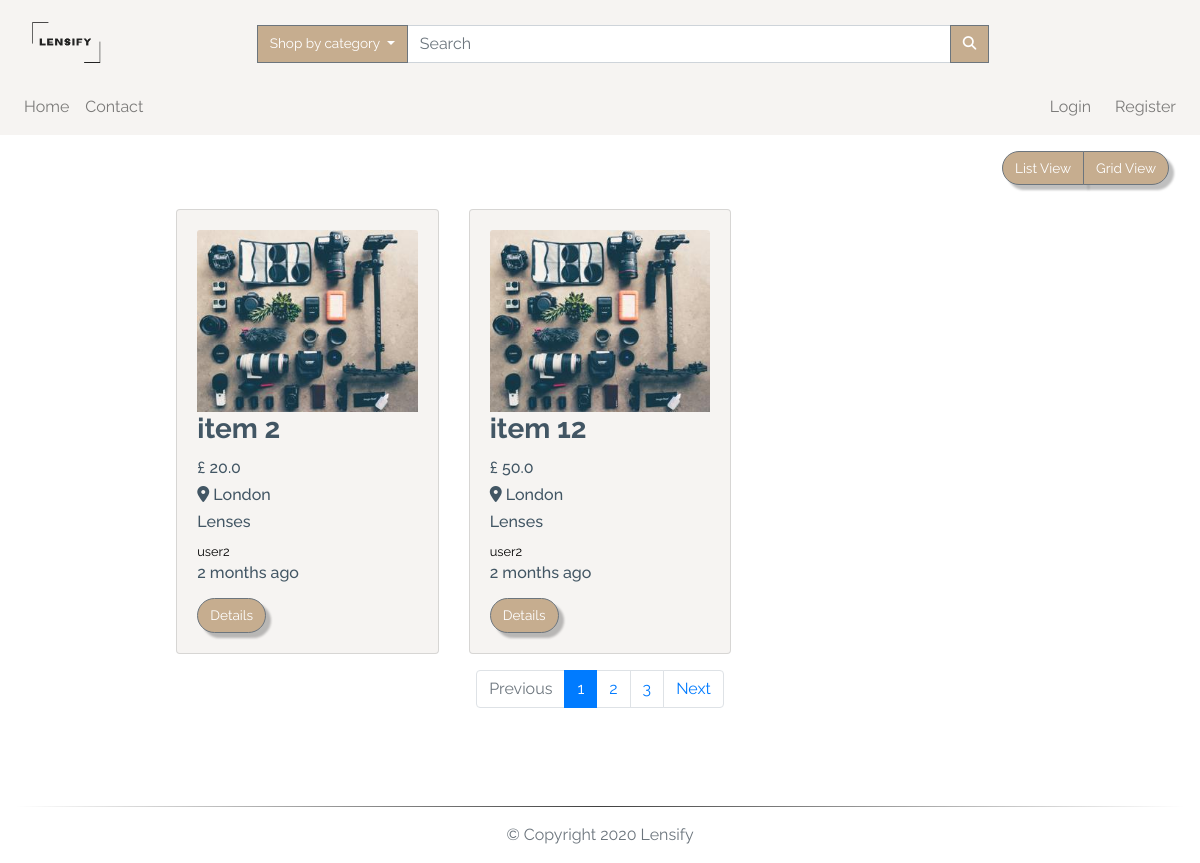
Screenshot of /search/2 with the database file from the repository.
### app/models.py (models this page shows, shortened)
class TimestampMixin(object):
    created_at = db.Column(db.DateTime, nullable=False,
                           default=datetime.utcnow)
    updated_at = db.Column(db.DateTime, onupdate=datetime.utcnow)

class ItemForSale(db.Model, TimestampMixin):
    __tablename__ = "for_sale"
    id = db.Column(db.Integer, primary_key=True)
    title = db.Column(db.String(100), nullable=False)
    description = db.Column(db.Text, nullable=False)
    quantity = db.Column(db.Integer, nullable=False, default=1)
    condition = db.Column(db.String(50), nullable=False)
    item_city = db.Column(db.String(50), nullable=False)
    price = db.Column(db.Float, nullable=False)
    item_views = db.Column(db.Integer, default=0)
    image_file = db.Column(Json(128), nullable=False,
                           default=['item.jpg'])
    sold = db.Column(db.Boolean, default=False)
    seller_id = db.Column(db.Integer, db.ForeignKey("users.id"))
    category_id = db.Column(db.Integer, db.ForeignKey("categories.id"))
    item_in_order = db.relationship(
        "OrderItem", backref="item", lazy="dynamic"
    )

class Category(db.Model, TimestampMixin):
    __tablename__ = "categories"
    id = db.Column(db.Integer, primary_key=True)
    name = db.Column(db.String(30), nullable=False, unique=True)
    item_cat = db.relationship(
        "ItemForSale", backref="category", lazy="dynamic")

class User(db.Model, TimestampMixin, UserMixin):
    __tablename__ = "users"
    id = db.Column(db.Integer, primary_key=True)
    first_name = db.Column(db.String(50), nullable=False)
    last_name = db.Column(db.String(50), nullable=False)
    username = db.Column(db.String(50), unique=True, nullable=False)
    email = db.Column(db.String(115), unique=True, nullable=False)
    image_file = db.Column(db.String(80), nullable=False,
                           default="default.jpg")
    password_hash = db.Column(db.String(60), nullable=False)
    items_for_sale = db.relationship(
        "ItemForSale", backref="seller", lazy="dynamic")
    orders = db.relationship("Order", backref="buyer", lazy=True)
    address = db.relationship(
        "Address", secondary="user_addresses", backref="user", lazy="dynamic"
    )
    followed = db.relationship(
        'User', secondary=followers,
        primaryjoin=(followers.c.follower_id == id),
        secondaryjoin=(followers.c.followed_id == id),
        backref=db.backref('followers', lazy='dynamic'), lazy='dynamic')
    reviewed = db.relationship(
        'Review', backref='user_reviewed', primaryjoin=(Review.user_reviewed_id == id), lazy="dynamic"
    )
    reviewer = db.relationship(
        'Review', backref='user_reviewer', primaryjoin=(Review.user_reviewer_id == id), lazy="dynamic"
    )

### app/routes.py (the view)
@app.route('/search/<cat_id>', methods=['GET', 'POST'])
@app.route('/search', methods=['GET', 'POST'])
def search(cat_id=None):
    page = request.args.get('page', 1, type=int)
    available_items = ItemForSale.query.paginate(
        page, app.config['LISTINGS_PER_PAGE'], False)
    if cat_id is None:
        target_string = request.form['search']
        listings = ItemForSale.query.filter(
            or_(
                ItemForSale.title.contains(target_string),
                ItemForSale.description.contains(target_string)
            )
        ).filter_by(sold=False).all()
        if target_string == '':
            search_msg = 'No record(s) found - displaying all records'
            color = 'danger'
        else:
            search_msg = f'{len(listings)} item(s) found'
            color = 'success'
    else:
        available_items = ItemForSale.query.join(
            Category, (ItemForSale.category_id == cat_id)).paginate(
            page, app.config['LISTINGS_PER_PAGE'], False)
        next_url = url_for('search', page=available_items.next_num) \
            if available_items.has_next else None
        prev_url = url_for('search', page=available_items.prev_num) \
            if available_items.has_prev else None
        return render_template("search.html", available_items=available_items.items,
                               next_url=next_url, prev_url=prev_url, page=page, page_num=available_items.iter_pages())
    return render_template("_search.html", title='Search result', listings=listings,
                           search_msg=search_msg, color=color)

### app/models.py (called while the page is built)
    def process_result_value(self, value, dialect):
        return json.loads(value)

### app/routes.py (called while the page is built)
@app.before_request
def before_request():
    if current_user.is_authenticated:
        current_user.updated_at = datetime.utcnow()
        db.session.commit()

@app.context_processor
def inject_categories():
    categories = Category.query.join(
        ItemForSale, (Category.id == ItemForSale.category_id)).filter_by(sold=False).all()
    return dict(categories=categories)

### app/templates/search.html
{% extends "layout.html" %}
{% block app_content %}
<div class="row">
  <div class="col-lg-12 my-3">
    <div class="float-right mr-3">
      <div class="btn-group">
        <button class="btn btn-secondary" id="list">
          List View
        </button>
        <button class="btn btn-secondary" id="grid">
          Grid View
        </button>
      </div>
    </div>
  </div>
</div>
<div id="products" class="row view-group w-75 mx-auto">
  {% for item in available_items %}
  <div class=" item col-12 col-md-6 col-lg-4 py-2">
    <div class="card custom-bg h-100">
      <div class="card-body">
        <img class="img-fluid card-img-top group list-group-image img-event"
          src="{{url_for('static', filename='img/items/' + item.image_file[0])}}" alt="" />
        <h3 class="card-title list-group-item-heading font-weight-bold ">{{item.title}}</h3>
        <small class="d-block font-weight-bold card-text">
          <h6>£ {{ item.price }}</h6>
        </small>
        <small class="font-weight-bold card-text">
          <h6 class="text-capitalize"><i class="fas fa-map-marker-alt"></i> {{item.item_city}}</h6>
        </small>
        <small class="card-text">
          <h6>{{ item.category.name }}</h6>
        </small>
        <small class="card-text">
          <a href="{{url_for('user', username=item.seller.username)}}">
            {{ item.seller.username }}
          </a>
        </small>
        <small class="card-text">
          <h6>{{ moment(item.created_at).fromNow() }}</h6>
        </small>
        <a href="{{url_for('item', item_id=item.id)}}" class="btn btn-secondary mt-2">
          Details
        </a>
      </div>
    </div>
  </div>
  {% endfor %}
  <nav aria-label="Page navigation" class="col-12 my-2">
    <ul class="pagination justify-content-center">
      <li class="page-item {% if not prev_url %} disabled {% endif %}">
        <a class="page-link" href="{{ prev_url }}" tabindex="-1">Previous</a>
      </li>
      {% for num in page_num %}
      {% if num %}
      <li class="page-item {% if page == num %} active {% endif %}"><a class="page-link"
          href="{{url_for('index', page=num)}}">{{ num }}</a></li>
      {% else %}
      <span class="page-item ellipsis">…</span>
      {% endif %}
      {% endfor %}
      <li class="page-item {% if not next_url %} disabled {% endif %}">
        <a class="page-link" href="{{ next_url }}">Next</a>
      </li>
    </ul>
  </nav>
</div>
{% endblock app_content %}

### app/static/css/styles.css (style rules this page uses)
:root { --main-color: #fff; --second-color: #425664; --third-color: #f6f4f2; --fourth-color: #c6ad8f; }
*, *::before, *::after { margin: 0; padding: 0; box-sizing: border-box; list-style: none; text-decoration: none; }
body, html { background: var(--main-color); min-height: 100vh; width: 100%; color: var(--second-color); font-family: "Raleway", sans-serif; word-break: normal; }
html { position: relative; }
a { color: black; text-decoration: none; cursor: pointer; }
ul { margin: 0; }
.btn { font-size: 85%; white-space: nowrap; }
.btn-secondary { filter: drop-shadow(5px 5px 1px rgba(0, 0, 0, 0.25)); background-color: var(--fourth-color); border-radius: 20px; color: var(--main-color); }
.custom-bg { background-color: var(--third-color); }
.pagination { flex-wrap: wrap; }

### rows the page displays
ItemForSale: title "item 2", price "20.0", item_city "London", category.name "Lenses", seller.username "user2", created_at "2 months ago"
ItemForSale: title "item 12", price "50.0", item_city "London", category.name "Lenses", seller.username "user2", created_at "2 months ago"

### other values shown
{{ num }} "1" "2" "3"
